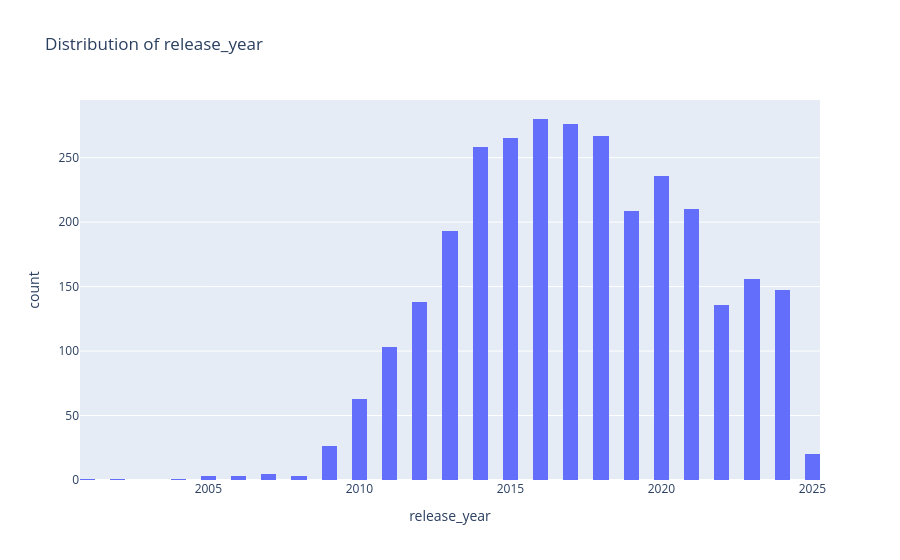
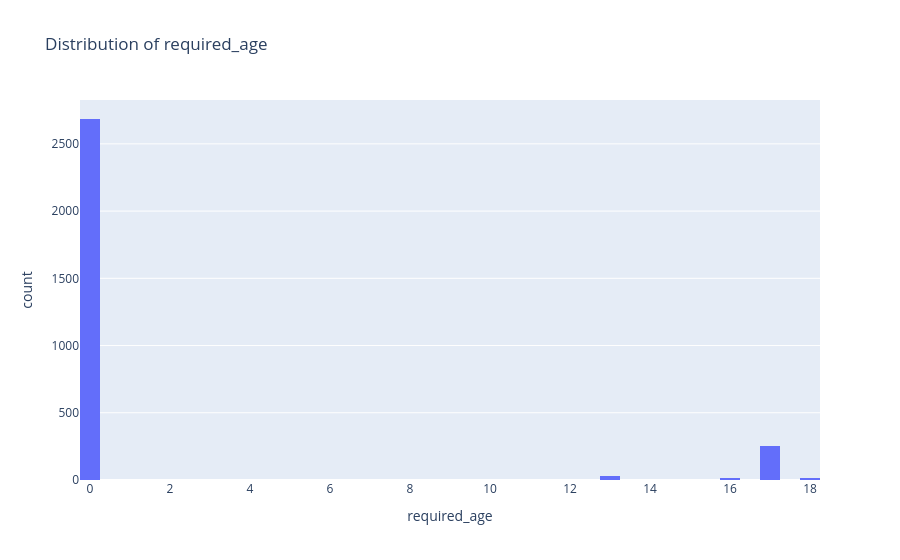
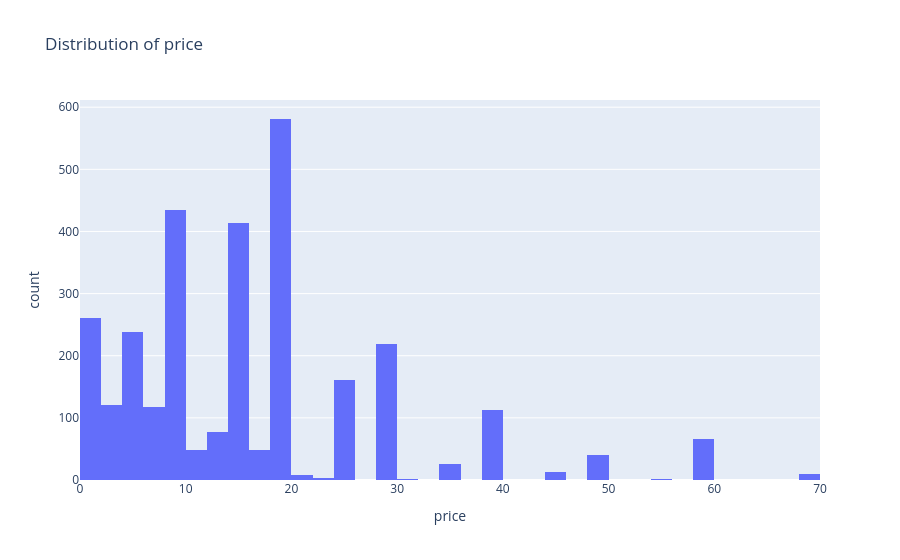
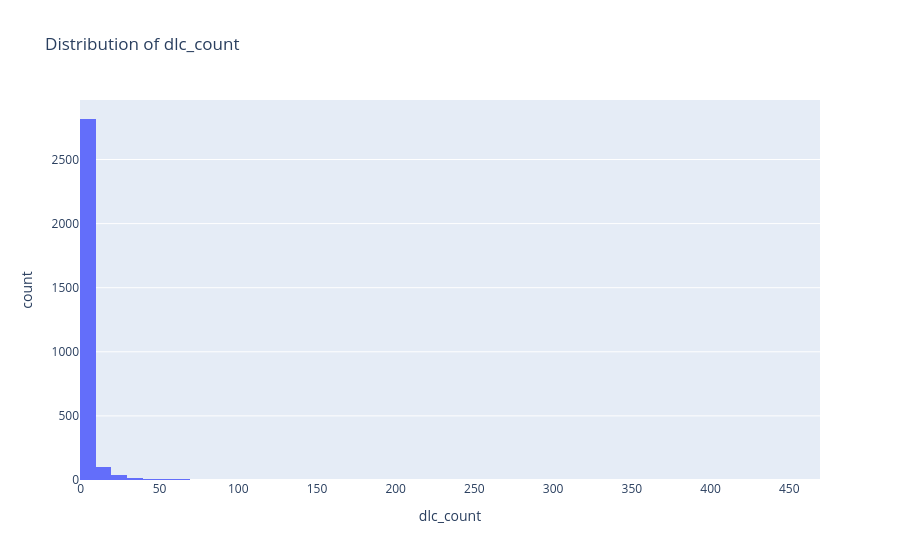

Notebook cell for these charts, in order:
### Markdown cell above
## Exploration des données

### Code cell
# Distribution des données
features = ['release_year', 'required_age', 'price', 'dlc_count', 'metacritic_score', 'achievements', 'recommendations', 'peak_ccu', 'pct_pos_total', 'num_reviews_total', 'single_player', 'multi_player']

# Plot histogram avec plotly
for feature in features:
    fig = px.histogram(df, x=feature, nbins=50, title=f'Distribution of {feature}')
    fig.show()

# fig = px.histogram(df, x='release_year', nbins=50, title=f'Distribution of release_year')
# fig.show()

# fig = px.histogram(df, x='price', nbins=50, title=f'Distribution of price')
# fig.show()

### Figure 1 — Plotly figure (JSON) as saved in the notebook; plotly's stock layout.template omitted (floating-point values rounded to 4 significant figures; data arrays with more than 128 entries replaced by an {"elided": "..."} marker saying what was removed)
{"data": [{"bingroup": "x", "hovertemplate": "release_year=%{x}<br>count=%{y}<extra></extra>", "legendgroup": "", "marker": {"color": "#636efa", "pattern": {"shape": ""}}, "name": "", "nbinsx": 50, "orientation": "v", "showlegend": false, "type": "histogram", "x": {"elided": "3000 int values"}, "xaxis": "x", "yaxis": "y"}], "layout": {"barmode": "relative", "legend": {"tracegroupgap": 0}, "title": {"text": "Distribution of release_year"}, "xaxis": {"anchor": "y", "domain": [0, 1], "title": {"text": "release_year"}}, "yaxis": {"anchor": "x", "domain": [0, 1], "title": {"text": "count"}}}}

### Figure 2 — Plotly figure (JSON) as saved in the notebook; plotly's stock layout.template omitted (floating-point values rounded to 4 significant figures; data arrays with more than 128 entries replaced by an {"elided": "..."} marker saying what was removed)
{"data": [{"bingroup": "x", "hovertemplate": "required_age=%{x}<br>count=%{y}<extra></extra>", "legendgroup": "", "marker": {"color": "#636efa", "pattern": {"shape": ""}}, "name": "", "nbinsx": 50, "orientation": "v", "showlegend": false, "type": "histogram", "x": {"elided": "3000 int values"}, "xaxis": "x", "yaxis": "y"}], "layout": {"barmode": "relative", "legend": {"tracegroupgap": 0}, "title": {"text": "Distribution of required_age"}, "xaxis": {"anchor": "y", "domain": [0, 1], "title": {"text": "required_age"}}, "yaxis": {"anchor": "x", "domain": [0, 1], "title": {"text": "count"}}}}

### Figure 3 — Plotly figure (JSON) as saved in the notebook; plotly's stock layout.template omitted (floating-point values rounded to 4 significant figures; data arrays with more than 128 entries replaced by an {"elided": "..."} marker saying what was removed)
{"data": [{"bingroup": "x", "hovertemplate": "price=%{x}<br>count=%{y}<extra></extra>", "legendgroup": "", "marker": {"color": "#636efa", "pattern": {"shape": ""}}, "name": "", "nbinsx": 50, "orientation": "v", "showlegend": false, "type": "histogram", "x": {"elided": "3000 float values"}, "xaxis": "x", "yaxis": "y"}], "layout": {"barmode": "relative", "legend": {"tracegroupgap": 0}, "title": {"text": "Distribution of price"}, "xaxis": {"anchor": "y", "domain": [0, 1], "title": {"text": "price"}}, "yaxis": {"anchor": "x", "domain": [0, 1], "title": {"text": "count"}}}}

### Figure 4 — Plotly figure (JSON) as saved in the notebook; plotly's stock layout.template omitted (floating-point values rounded to 4 significant figures; data arrays with more than 128 entries replaced by an {"elided": "..."} marker saying what was removed)
{"data": [{"bingroup": "x", "hovertemplate": "dlc_count=%{x}<br>count=%{y}<extra></extra>", "legendgroup": "", "marker": {"color": "#636efa", "pattern": {"shape": ""}}, "name": "", "nbinsx": 50, "orientation": "v", "showlegend": false, "type": "histogram", "x": {"elided": "3000 int values"}, "xaxis": "x", "yaxis": "y"}], "layout": {"barmode": "relative", "legend": {"tracegroupgap": 0}, "title": {"text": "Distribution of dlc_count"}, "xaxis": {"anchor": "y", "domain": [0, 1], "title": {"text": "dlc_count"}}, "yaxis": {"anchor": "x", "domain": [0, 1], "title": {"text": "count"}}}}
